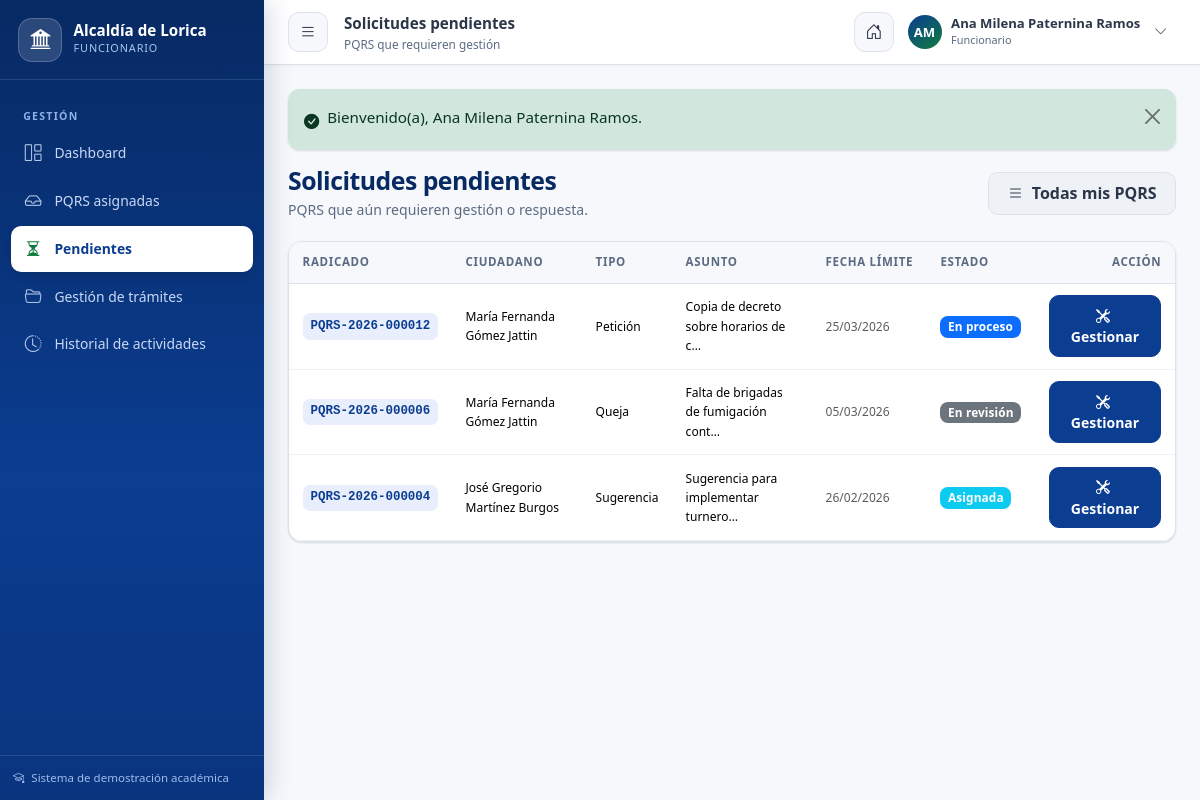
The page /alcaldia-lorica/funcionario/pqrs/pendientes (signed in) on the database its author committed.
### tables this page shows
CREATE TABLE `usuarios` (
    `id` INT AUTO_INCREMENT PRIMARY KEY,
    `rol_id` INT NOT NULL,
    `email` VARCHAR(150) NOT NULL UNIQUE,
    `password` VARCHAR(255) NOT NULL,
    `activo` TINYINT(1) DEFAULT 1,
    `ultimo_acceso` DATETIME NULL,
    `created_at` TIMESTAMP DEFAULT CURRENT_TIMESTAMP,
    `updated_at` TIMESTAMP DEFAULT CURRENT_TIMESTAMP ON UPDATE CURRENT_TIMESTAMP,
    CONSTRAINT `fk_usuarios_rol` FOREIGN KEY (`rol_id`) REFERENCES `roles` (`id`) ON UPDATE CASCADE
);

CREATE TABLE `roles` (
    `id` INT AUTO_INCREMENT PRIMARY KEY,
    `nombre` VARCHAR(50) NOT NULL UNIQUE,
    `descripcion` VARCHAR(255) NULL,
    `created_at` TIMESTAMP DEFAULT CURRENT_TIMESTAMP
);

CREATE TABLE `funcionarios` (
    `id` INT AUTO_INCREMENT PRIMARY KEY,
    `usuario_id` INT NOT NULL UNIQUE,
    `dependencia_id` INT NOT NULL,
    `cargo` VARCHAR(100) NOT NULL,
    `nombres` VARCHAR(100) NOT NULL,
    `apellidos` VARCHAR(100) NOT NULL,
    `telefono` VARCHAR(30) NULL,
    `created_at` TIMESTAMP DEFAULT CURRENT_TIMESTAMP,
    `updated_at` TIMESTAMP DEFAULT CURRENT_TIMESTAMP ON UPDATE CURRENT_TIMESTAMP,
    CONSTRAINT `fk_funcionarios_usuario` FOREIGN KEY (`usuario_id`) REFERENCES `usuarios` (`id`) ON DELETE CASCADE,
    CONSTRAINT `fk_funcionarios_dependencia` FOREIGN KEY (`dependencia_id`) REFERENCES `dependencias` (`id`)
);

CREATE TABLE `pqrs` (
    `id` INT AUTO_INCREMENT PRIMARY KEY,
    `radicado` VARCHAR(30) NOT NULL UNIQUE,
    `ciudadano_id` INT NOT NULL,
    `tipo_pqrs_id` INT NOT NULL,
    `estado_pqrs_id` INT NOT NULL,
    `funcionario_id` INT NULL,
    `dependencia_id` INT NULL,
    `asunto` VARCHAR(255) NOT NULL,
    `descripcion` TEXT NOT NULL,
    `medio_contacto` ENUM('correo', 'telefono', 'direccion') DEFAULT 'correo',
    `email_contacto` VARCHAR(150) NOT NULL,
    `telefono_contacto` VARCHAR(30) NULL,
    `fecha_radicacion` DATETIME NOT NULL,
    `fecha_vencimiento` DATE NULL,
    `fecha_cierre` DATETIME NULL,
    `created_at` TIMESTAMP DEFAULT CURRENT_TIMESTAMP,
    `updated_at` TIMESTAMP DEFAULT CURRENT_TIMESTAMP ON UPDATE CURRENT_TIMESTAMP,
    INDEX `idx_pqrs_radicado` (`radicado`),
    INDEX `idx_pqrs_ciudadano` (`ciudadano_id`),
    INDEX `idx_pqrs_estado` (`estado_pqrs_id`),
    INDEX `idx_pqrs_funcionario` (`funcionario_id`),
    INDEX `idx_pqrs_fecha` (`fecha_radicacion`),
    CONSTRAINT `fk_pqrs_ciudadano` FOREIGN KEY (`ciudadano_id`) REFERENCES `ciudadanos` (`id`),
    CONSTRAINT `fk_pqrs_tipo` FOREIGN KEY (`tipo_pqrs_id`) REFERENCES `tipos_pqrs` (`id`),
    CONSTRAINT `fk_pqrs_estado` FOREIGN KEY (`estado_pqrs_id`) REFERENCES `estados_pqrs` (`id`),
    CONSTRAINT `fk_pqrs_funcionario` FOREIGN KEY (`funcionario_id`) REFERENCES `funcionarios` (`id`) ON DELETE SET NULL,
    CONSTRAINT `fk_pqrs_dependencia` FOREIGN KEY (`dependencia_id`) REFERENCES `dependencias` (`id`) ON DELETE SET NULL
);

CREATE TABLE `ciudadanos` (
    `id` INT AUTO_INCREMENT PRIMARY KEY,
    `usuario_id` INT NOT NULL UNIQUE,
    `tipo_documento` ENUM('CC', 'TI', 'CE', 'PASAPORTE', 'NIT') DEFAULT 'CC',
    `numero_documento` VARCHAR(30) NOT NULL UNIQUE,
    `nombres` VARCHAR(100) NOT NULL,
    `apellidos` VARCHAR(100) NOT NULL,
    `telefono` VARCHAR(30) NULL,
    `direccion` VARCHAR(200) NULL,
    `barrio` VARCHAR(100) NULL,
    `created_at` TIMESTAMP DEFAULT CURRENT_TIMESTAMP,
    `updated_at` TIMESTAMP DEFAULT CURRENT_TIMESTAMP ON UPDATE CURRENT_TIMESTAMP,
    CONSTRAINT `fk_ciudadanos_usuario` FOREIGN KEY (`usuario_id`) REFERENCES `usuarios` (`id`) ON DELETE CASCADE
);

CREATE TABLE `tipos_pqrs` (
    `id` INT AUTO_INCREMENT PRIMARY KEY,
    `nombre` VARCHAR(50) NOT NULL UNIQUE,
    `descripcion` TEXT NULL,
    `dias_termino` INT DEFAULT 15,
    `activo` TINYINT(1) DEFAULT 1
);

CREATE TABLE `estados_pqrs` (
    `id` INT AUTO_INCREMENT PRIMARY KEY,
    `codigo` VARCHAR(30) NOT NULL UNIQUE,
    `nombre` VARCHAR(60) NOT NULL,
    `color_badge` VARCHAR(20) DEFAULT 'secondary',
    `descripcion` VARCHAR(255) NULL
);

### app/views/funcionario/pqrs_pendientes.php (the view)
<div class="page-heading d-flex flex-wrap justify-content-between align-items-center gap-2">
    <div>
        <h1>Solicitudes pendientes</h1>
        <p>PQRS que aún requieren gestión o respuesta.</p>
    </div>
    <a href="<?= url('funcionario/pqrs') ?>" class="btn btn-soft"><i class="bi bi-list me-1"></i> Todas mis PQRS</a>
</div>
<div class="card">
    <div class="card-body p-0">
        <?php if (empty($pqrs)): ?>
            <div class="empty-state"><i class="bi bi-check2-circle text-success" style="font-size:3rem;"></i>¡Excelente! No tiene solicitudes pendientes.</div>
        <?php else: ?>
            <div class="table-responsive">
                <table class="table align-middle">
                    <thead><tr><th>Radicado</th><th>Ciudadano</th><th>Tipo</th><th>Asunto</th><th>Fecha límite</th><th>Estado</th><th class="text-end">Acción</th></tr></thead>
                    <tbody>
                        <?php foreach ($pqrs as $p): ?>
                            <tr>
                                <td><span class="radicado-pill"><?= e($p['radicado']) ?></span></td>
                                <td class="small"><?= e(trim(($p['ciudadano_nombres'] ?? '') . ' ' . ($p['ciudadano_apellidos'] ?? ''))) ?></td>
                                <td class="small"><?= e($p['tipo_nombre']) ?></td>
                                <td class="small"><?= e(truncate($p['asunto'], 36)) ?></td>
                                <td class="small text-muted"><?= format_fecha($p['fecha_vencimiento']) ?></td>
                                <td><span class="badge bg-<?= badge_estado($p['color_badge']) ?>"><?= e($p['estado_nombre']) ?></span></td>
                                <td class="text-end"><a href="<?= url('funcionario/pqrs/gestionar/' . (int)$p['id']) ?>" class="btn btn-sm btn-primary"><i class="bi bi-tools me-1"></i> Gestionar</a></td>
                            </tr>
                        <?php endforeach; ?>
                    </tbody>
                </table>
            </div>
        <?php endif; ?>
    </div>
</div>

### app/core/Router.php (shortened to what the rows shown need)
<?php
class Router {
    private array $routes = [];
    private string $basePath = '';
    public function __construct(string $basePath = '') {
        $this->basePath = rtrim($basePath, '/');
    }
    private function addRoute(string $method, string $path, array $handler, array $middleware): void {
        $path = '/' . trim($path, '/');
        $pattern = preg_replace('#\{([a-zA-Z_][a-zA-Z0-9_]*)\}#', '(?P<$1>[^/]+)', $path);
        $this->routes[] = [
            'method'     => $method,
            'path'       => $path,
            'pattern'    => '#^' . $pattern . '$#',
            'handler'    => $handler,
            'middleware' => $middleware,
        ];
    }
    public function dispatch(string $method, string $uri): void {
        $path = $this->extractPath($uri);
        foreach ($this->routes as $route) {
            if ($route['method'] !== $method) {
                continue;
            }
            if (preg_match($route['pattern'], $path, $matches)) {
                $params = array_filter($matches, 'is_string', ARRAY_FILTER_USE_KEY);
                foreach ($route['middleware'] as $mw) {
                    $result = Middleware::run($mw);
                }
                [$controllerClass, $action] = $route['handler'];
                $controller = new $controllerClass();
                call_user_func_array([$controller, $action], array_values($params));
                return;
            }
        }
    }
    private function extractPath(string $uri): string {
        $uri = parse_url($uri, PHP_URL_PATH) ?? '/';
        if ($this->basePath !== '' && str_starts_with($uri, $this->basePath)) {
            $uri = substr($uri, strlen($this->basePath));
        }
        $uri = '/' . trim($uri, '/');
        return $uri === '/' ? '/' : rtrim($uri, '/');
    }
}

### app/views/layouts/panel.php (shortened to what the rows shown need)
<?php
$app = config();
$rol = Auth::role();
$activeMenu = $activeMenu ?? '';
$nombreCompleto = Auth::name();
$iniciales = '';
$partes = preg_split('/\s+/', trim($nombreCompleto));
foreach (array_slice($partes, 0, 2) as $p) {
    if ($p !== '') $iniciales .= mb_strtoupper(mb_substr($p, 0, 1));
}
$iniciales = $iniciales ?: 'AL';
$menuRol = $menus[$rol] ?? [];
?>
<!DOCTYPE html>
<html lang="es">
<head>
    <link rel="stylesheet" href="<?= asset('bootstrap/css/bootstrap.min.css') ?>">
    <link rel="stylesheet" href="<?= asset('icons/bootstrap-icons.min.css') ?>">
    <link rel="stylesheet" href="<?= asset('css/app.css') ?>">
</head>
<body class="panel-body">
<aside class="panel-sidebar" id="panelSidebar">
    <div class="sidebar-brand">
        <div class="brand-shield"><i class="bi bi-bank2"></i></div>
        <div>
            <div class="sb-title">Alcaldía de Lorica</div>
            <div class="sb-sub"><?= e(role_label($rol)) ?></div>
        </div>
    </div>
    <div class="sidebar-scroll">
        <?php foreach ($menuRol as $grupo): ?>
            <div class="sidebar-label"><?= e($grupo['label']) ?></div>
            <ul class="sidebar-nav">
                <?php foreach ($grupo['items'] as $item): ?>
                    <li>
                        <a class="nav-link <?= $activeMenu === $item['key'] ? 'active' : '' ?>" href="<?= url($item['url']) ?>">
                            <i class="bi <?= e($item['icon']) ?>"></i>
                            <span><?= e($item['text']) ?></span>
                        </a>
                    </li>
                <?php endforeach; ?>
            </ul>
        <?php endforeach; ?>
    </div>
    <div class="sidebar-footer">
        <i class="bi bi-mortarboard me-1"></i> Sistema de demostración académica
    </div>
</aside>
<div class="panel-main">
    <header class="panel-topbar">
        <button class="icon-btn topbar-toggle" type="button" id="sidebarToggle" aria-label="Menú">
            <i class="bi bi-list"></i>
        </button>
        <div class="topbar-title">
            <?= e($pageTitle ?? ($title ?? 'Panel')) ?>
            <?php if (!empty($pageSubtitle)): ?><small><?= e($pageSubtitle) ?></small><?php endif; ?>
        </div>
        <div class="topbar-actions">
            <a href="<?= url('') ?>" class="icon-btn d-none d-sm-grid" title="Ir al portal público"><i class="bi bi-house-door"></i></a>
            <div class="dropdown">
                <button class="user-chip border-0" data-bs-toggle="dropdown" aria-expanded="false" type="button">
                    <span class="user-avatar"><?= e($iniciales) ?></span>
                    <span class="text-start">
                        <span class="u-name d-block"><?= e($nombreCompleto) ?></span>
                        <span class="u-role d-block"><?= e(role_label($rol)) ?></span>
                    </span>
                    <i class="bi bi-chevron-down small text-muted ms-1"></i>
                </button>
            </div>
        </div>
    </header>
    <div class="panel-content">
        <?php require __DIR__ . '/_flash.php'; ?>
        <?= $content ?>
    </div>
</div>
</body>
</html>

### rows shown on the page
usuarios: rol.nombre "FUNCIONARIO", rol.nombre "Funcionario"
funcionarios: nombreCompleto "Ana Milena Paternina Ramos"
pqrs: radicado "PQRS-2026-000012", ciudadano.apellidos "María Fernanda Gómez Jattin", tipo_pqrs.nombre "Petición", asunto "Copia de decreto sobre horarios de c…", fecha_vencimiento "25/03/2026", estado_pqrs.nombre "En proceso"
pqrs: radicado "PQRS-2026-000006", ciudadano.apellidos "María Fernanda Gómez Jattin", tipo_pqrs.nombre "Queja", asunto "Falta de brigadas de fumigación cont…", fecha_vencimiento "05/03/2026", estado_pqrs.nombre "En revisión"
pqrs: radicado "PQRS-2026-000004", ciudadano.apellidos "José Gregorio Martínez Burgos", tipo_pqrs.nombre "Sugerencia", asunto "Sugerencia para implementar turnero…", fecha_vencimiento "26/02/2026", estado_pqrs.nombre "Asignada"

### other values the page prints
$grupo['label'] "GESTIÓN"
$item['text'] "Dashboard"
$item['text'] "PQRS asignadas"
$item['text'] "Pendientes"
$item['text'] "Gestión de trámites"
$item['text'] "Historial de actividades"
$iniciales "AM"
$__f['message'] "Bienvenido(a), Ana Milena Paternina Ramos."
